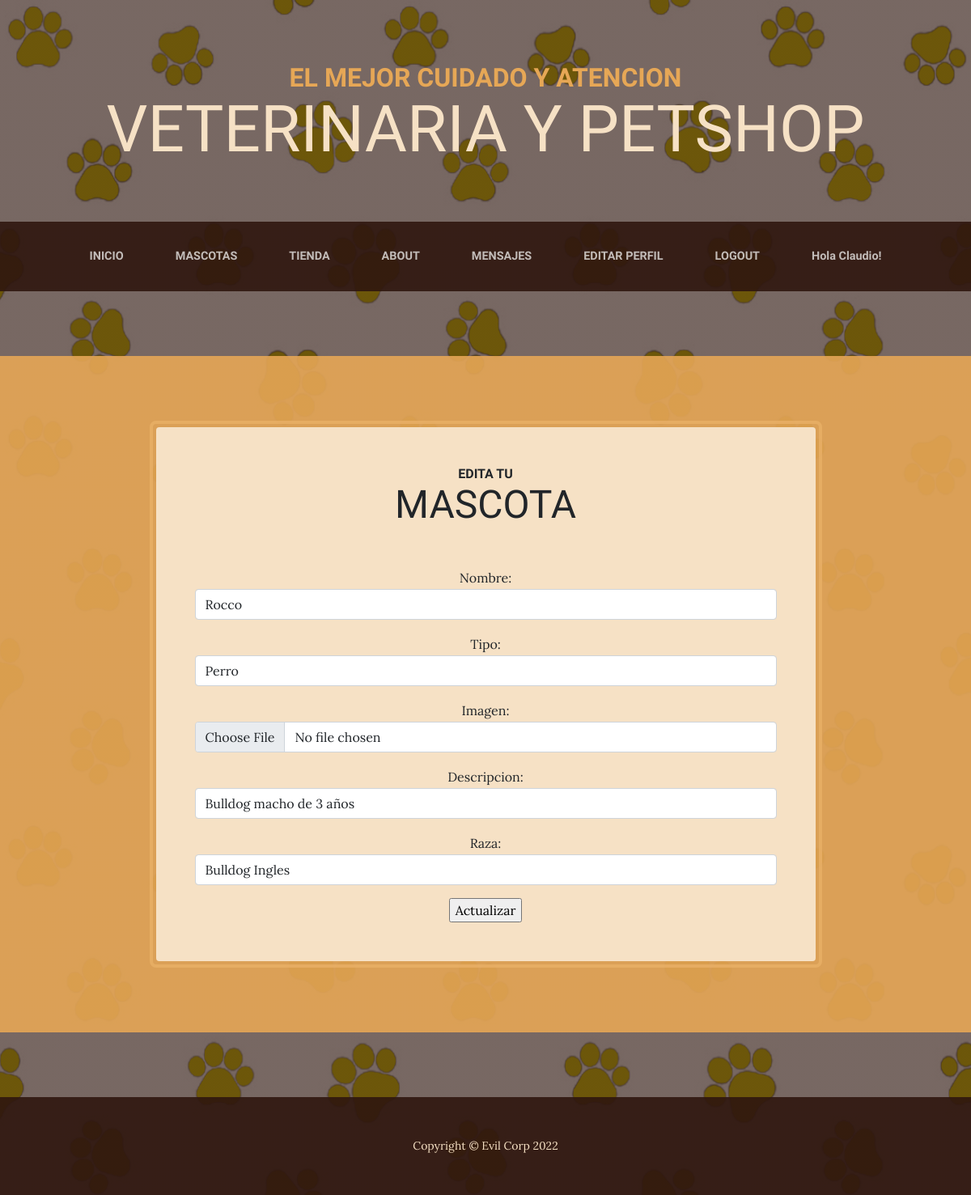
Page /appmascotas/mascotas/editar/4/ (signed in) on the committed database.
### appmascotas/models.py (models this page shows, shortened)
class mascotas(models.Model):
    id = models.AutoField(primary_key=True)
    nombre = models.CharField(max_length=100, verbose_name= 'Nombre')
    tipo = models.CharField(max_length=100, verbose_name= 'Tipo')
    imagen = models.ImageField(default='null', verbose_name="mascotas",upload_to="mascotas")
    descripcion = models.TextField(verbose_name= 'Descripción', null=True)
    raza = models.CharField(verbose_name= 'Raza', max_length=100, null=True)
    def __str__(self):
        fila = f"Nombre: {self.nombre} - Tipo: {self.tipo} - Descripcion: {self.descripcion} - Raza: {self.raza}"
        return fila

### appmascotas/views.py (the view)
# urls.py: path('mascotas/editar/<id>/', mascota_editar, name="mascota-editar"),
def mascota_editar(request, id):
    mascota = mascotas.objects.get(id=id)
    print(mascota)
    if request.method == "POST":
        formulario = MascotaFormulario(request.POST)
        if formulario.is_valid():
            data = formulario.cleaned_data
            mascota.nombre = data["nombre"]
            mascota.tipo = data["tipo"]
            mascota.raza = data["raza"]
            mascota.imagen = data["imagen"]
            mascota.descripcion = data["descripcion"]
            mascota.save(id)
            return redirect("vet-mascotas")
        else:
            return render(request, "mascota-editar", {"formulario": formulario, "errores": formulario.errors})
    else:
        formulario = MascotaFormulario(initial={"nombre":mascota.nombre, "tipo":mascota.tipo, "raza":mascota.raza, "imagen":mascota.imagen, "descripcion":mascota.descripcion})
        return render(request, "editar_mascota.html", {"formulario": formulario, "errores": ""})

### appmascotas/forms.py
class MascotaFormulario(ModelForm):
    nombre = CharField(widget= TextInput(attrs={"class": 'form-control'}), required=True )
    tipo = CharField(widget= TextInput(attrs={"class": 'form-control'}))
    imagen = ImageField(widget= FileInput( attrs={ "class": 'form-control'}))
    descripcion = CharField(widget=TextInput(attrs={"class": 'form-control'}))
    raza = CharField(widget= TextInput(attrs={"class": 'form-control'}))
    class Meta:
        model = mascotas
        fields = [
            'nombre',
            'tipo',
            'imagen',
            'descripcion',
            'raza'
        ]

### appmascotas/templates/editar_mascota.html (shortened to what this page needs)
{% extends 'apptienda/base.html' %}
{% load static %}
{% block titulo %} Edita tu {% endblock %}
{% block subtitulo %} Mascota {% endblock %}
{% block Contenido %}
<form method="post">
    {{formulario.as_p}}
    <input type="submit" value="Actualizar">
</form>
{% endblock %}

### apptienda/templates/apptienda/base.html (shortened to what this page needs)
<!DOCTYPE html>
<html lang="en">
  {% load static %}
  <head>
    <link href="{% static 'css/styles.css'%}" rel="stylesheet" />
  </head>
  <body>
    <header>
      <h1 class="site-heading text-center text-faded d-none d-lg-block">
        <span class="site-heading-upper text-primary mb-3">
          El mejor cuidado y atencion
        </span>
        <span class="site-heading-lower">Veterinaria y PetShop</span>
      </h1>
    </header>
    <nav class="navbar navbar-expand-lg navbar-dark py-lg-4" id="mainNav">
      <div class="container">
        <div class="collapse navbar-collapse" id="navbarSupportedContent">
          <ul class="navbar-nav mx-auto">
            <li class="nav-item px-lg-4">
              <a
                class="nav-link text-uppercase"
                href="{% url 'tienda-inicio' %}"
              >
                INICIO
              </a>
            </li>
            <li class="nav-item px-lg-4">
              <a
                class="nav-link text-uppercase"
                href="{% url 'vet-mascotas' %}"
              >
                MASCOTAS
              </a>
            </li>
            <li class="nav-item px-lg-4">
              <a class="nav-link text-uppercase" href="{% url 'vet-tienda' %}">
                TIENDA
              </a>
            </li>
            <li class="nav-item px-lg-4">
              <a class="nav-link text-uppercase" href="{% url 'vet-about' %}">
                ABOUT
              </a>
            </li>
            <li class="nav-item px-lg-4">
              <a
                class="nav-link text-uppercase"
                href="{% url 'vet-mensajes' %}"
              >
                MENSAJES
              </a>
            </li>
            {% if request.user.is_authenticated %}
            <li class="nav-item px-lg-4">
              <a class="nav-link text-uppercase" href="{% url 'vet-perfil' %}">
                EDITAR PERFIL
              </a>
            </li>
            <li class="nav-item px-lg-4">
              <a class="nav-link text-uppercase" href="{% url 'vet-logout' %}">
                LOGOUT
              </a>
            </li>
            <li class="nav-item px-lg-4">
              <a class="nav-link" href="">Hola {{request.user.username}}!</a>
            </li>
            {% else %}
            <li class="nav-item px-lg-4">
              <a class="nav-link text-uppercase" href="{% url 'vet-login' %}">
                LOGIN
              </a>
            </li>
            {% endif %}
          </ul>
        </div>
      </div>
    </nav>
    <section class="page-section cta">
      <div class="container">
        <div class="row">
          <div class="col-xl-9 mx-auto">
            <div class="cta-inner bg-faded text-center rounded">
              <h2 class="section-heading mb-5">
                <span class="section-heading-upper">
                  {% block titulo %}{% endblock %}
                </span>
                <span class="section-heading-lower">
                  {% block subtitulo %}{% endblock %}
                </span>
              </h2>
              {% block Contenido %}{% endblock %}
            </div>
          </div>
        </div>
      </div>
    </section>
    <footer class="footer text-faded text-center py-5">
      <div class="container">
        <p class="m-0 small">Copyright &copy; Evil Corp 2022</p>
      </div>
    </footer>
  </body>
</html>

### rows in the picture
mascotas: nombre "Rocco", tipo "Perro", descripcion "Bulldog macho de 3 años", raza "Bulldog Ingles"

### other values in the picture
{{ request.user.username }} "Claudio"
